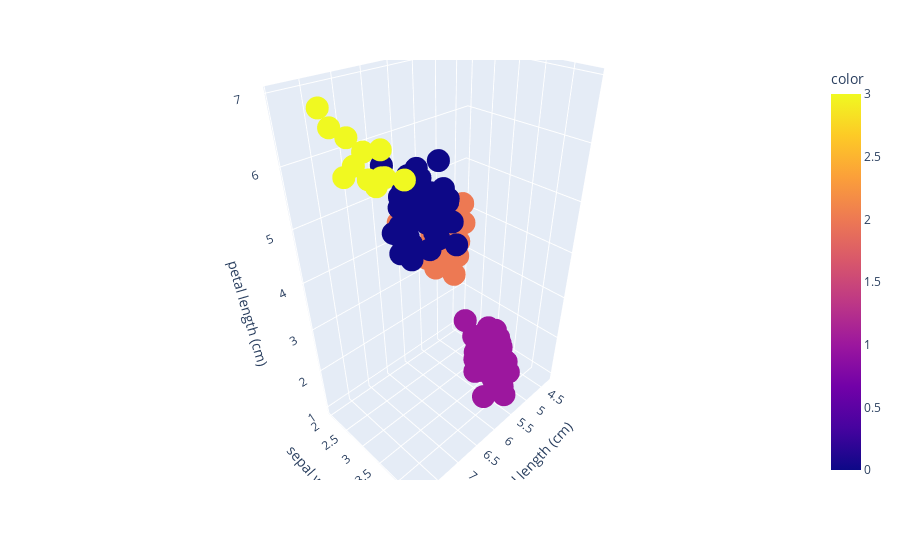

Notebook code cell kept with this figure:
### Code cell
#df = ps.data.iris()
fig=ps.scatter_3d(df,x="sepal length (cm)",y="sepal width (cm)",z="petal length (cm)",color=model2.labels_)
fig.show()

### Figure 1 — Plotly figure (JSON) as saved in the notebook; plotly's stock layout.template omitted (floating-point values rounded to 4 significant figures; data arrays with more than 128 entries replaced by an {"elided": "..."} marker saying what was removed)
{"data": [{"hovertemplate": "sepal length (cm)=%{x}<br>sepal width (cm)=%{y}<br>petal length (cm)=%{z}<br>color=%{marker.color}<extra></extra>", "legendgroup": "", "marker": {"color": {"elided": "150 int values"}, "coloraxis": "coloraxis", "symbol": "circle"}, "mode": "markers", "name": "", "scene": "scene", "showlegend": false, "type": "scatter3d", "x": {"elided": "150 float values"}, "y": {"elided": "150 float values"}, "z": {"elided": "150 float values"}}], "layout": {"coloraxis": {"colorbar": {"title": {"text": "color"}}, "colorscale": [[0, "#0d0887"], [0.1111, "#46039f"], [0.2222, "#7201a8"], [0.3333, "#9c179e"], [0.4444, "#bd3786"], [0.5556, "#d8576b"], [0.6667, "#ed7953"], [0.7778, "#fb9f3a"], [0.8889, "#fdca26"], [1, "#f0f921"]]}, "legend": {"tracegroupgap": 0}, "margin": {"t": 60}, "scene": {"domain": {"x": [0, 1], "y": [0, 1]}, "xaxis": {"title": {"text": "sepal length (cm)"}}, "yaxis": {"title": {"text": "sepal width (cm)"}}, "zaxis": {"title": {"text": "petal length (cm)"}}}}}
